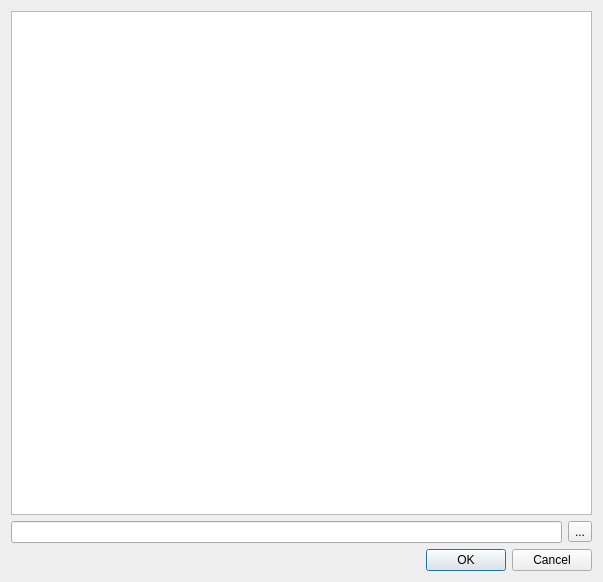
<?xml version="1.0" encoding="UTF-8"?>
<ui version="4.0">
 <class>LayerSaverDialogBase</class>
 <widget class="QDialog" name="LayerSaverDialogBase">
  <property name="geometry">
   <rect>
    <x>0</x>
    <y>0</y>
    <width>603</width>
    <height>582</height>
   </rect>
  </property>
  <property name="windowTitle">
   <string>Layer Saver</string>
  </property>
  <layout class="QGridLayout" name="gridLayout">
   <item row="1" column="0">
    <widget class="QLineEdit" name="filename"/>
   </item>
   <item row="1" column="1">
    <widget class="QToolButton" name="searchdir">
     <property name="text">
      <string>...</string>
     </property>
    </widget>
   </item>
   <item row="0" column="0" colspan="2">
    <widget class="QTreeView" name="view"/>
   </item>
   <item row="2" column="0" colspan="2">
    <widget class="QDialogButtonBox" name="button_box">
     <property name="orientation">
      <enum>Qt::Horizontal</enum>
     </property>
     <property name="standardButtons">
      <set>QDialogButtonBox::Cancel|QDialogButtonBox::Ok</set>
     </property>
    </widget>
   </item>
  </layout>
 </widget>
 <resources/>
 <connections>
  <connection>
   <sender>button_box</sender>
   <signal>accepted()</signal>
   <receiver>LayerSaverDialogBase</receiver>
   <slot>accept()</slot>
   <hints>
    <hint type="sourcelabel">
     <x>20</x>
     <y>20</y>
    </hint>
    <hint type="destinationlabel">
     <x>20</x>
     <y>20</y>
    </hint>
   </hints>
  </connection>
  <connection>
   <sender>button_box</sender>
   <signal>rejected()</signal>
   <receiver>LayerSaverDialogBase</receiver>
   <slot>reject()</slot>
   <hints>
    <hint type="sourcelabel">
     <x>20</x>
     <y>20</y>
    </hint>
    <hint type="destinationlabel">
     <x>20</x>
     <y>20</y>
    </hint>
   </hints>
  </connection>
 </connections>
</ui>
